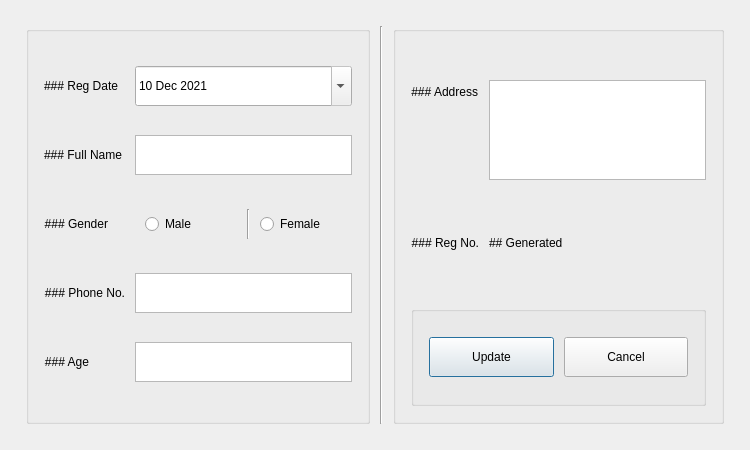
<?xml version="1.0" encoding="UTF-8"?>
<ui version="4.0">
 <class>DialogEditPatient</class>
 <widget class="QDialog" name="DialogEditPatient">
  <property name="geometry">
   <rect>
    <x>0</x>
    <y>0</y>
    <width>750</width>
    <height>450</height>
   </rect>
  </property>
  <property name="windowTitle">
   <string>Dialog</string>
  </property>
  <layout class="QGridLayout" name="gridLayout">
   <item row="0" column="0">
    <layout class="QVBoxLayout" name="verticalLayout">
     <item>
      <layout class="QHBoxLayout" name="horizontalLayout">
       <property name="spacing">
        <number>10</number>
       </property>
       <property name="leftMargin">
        <number>15</number>
       </property>
       <property name="topMargin">
        <number>15</number>
       </property>
       <property name="rightMargin">
        <number>15</number>
       </property>
       <property name="bottomMargin">
        <number>15</number>
       </property>
       <item>
        <widget class="QGroupBox" name="left_grp">
         <property name="title">
          <string/>
         </property>
         <layout class="QVBoxLayout" name="verticalLayout_2">
          <property name="spacing">
           <number>10</number>
          </property>
          <property name="leftMargin">
           <number>15</number>
          </property>
          <property name="topMargin">
           <number>15</number>
          </property>
          <property name="rightMargin">
           <number>15</number>
          </property>
          <property name="bottomMargin">
           <number>15</number>
          </property>
          <item>
           <layout class="QFormLayout" name="left_grp_form">
            <property name="horizontalSpacing">
             <number>10</number>
            </property>
            <property name="verticalSpacing">
             <number>10</number>
            </property>
            <item row="0" column="0">
             <widget class="QLabel" name="lbl_reg_date">
              <property name="minimumSize">
               <size>
                <width>0</width>
                <height>40</height>
               </size>
              </property>
              <property name="maximumSize">
               <size>
                <width>16777215</width>
                <height>40</height>
               </size>
              </property>
              <property name="text">
               <string>### Reg Date</string>
              </property>
              <property name="textFormat">
               <enum>Qt::MarkdownText</enum>
              </property>
              <property name="alignment">
               <set>Qt::AlignRight|Qt::AlignTrailing|Qt::AlignVCenter</set>
              </property>
             </widget>
            </item>
            <item row="0" column="1">
             <widget class="QDateEdit" name="date_regdate">
              <property name="minimumSize">
               <size>
                <width>0</width>
                <height>40</height>
               </size>
              </property>
              <property name="maximumSize">
               <size>
                <width>16777215</width>
                <height>40</height>
               </size>
              </property>
              <property name="readOnly">
               <bool>true</bool>
              </property>
              <property name="calendarPopup">
               <bool>true</bool>
              </property>
              <property name="date">
               <date>
                <year>2021</year>
                <month>12</month>
                <day>10</day>
               </date>
              </property>
             </widget>
            </item>
            <item row="1" column="0">
             <widget class="QLabel" name="lbl_fullname">
              <property name="minimumSize">
               <size>
                <width>0</width>
                <height>40</height>
               </size>
              </property>
              <property name="maximumSize">
               <size>
                <width>16777215</width>
                <height>40</height>
               </size>
              </property>
              <property name="text">
               <string>### Full Name</string>
              </property>
              <property name="textFormat">
               <enum>Qt::MarkdownText</enum>
              </property>
              <property name="alignment">
               <set>Qt::AlignRight|Qt::AlignTrailing|Qt::AlignVCenter</set>
              </property>
             </widget>
            </item>
            <item row="1" column="1">
             <widget class="QTextEdit" name="txt_fullname">
              <property name="sizePolicy">
               <sizepolicy hsizetype="Expanding" vsizetype="Maximum">
                <horstretch>0</horstretch>
                <verstretch>0</verstretch>
               </sizepolicy>
              </property>
              <property name="minimumSize">
               <size>
                <width>0</width>
                <height>40</height>
               </size>
              </property>
              <property name="maximumSize">
               <size>
                <width>16777215</width>
                <height>40</height>
               </size>
              </property>
              <property name="tabChangesFocus">
               <bool>true</bool>
              </property>
             </widget>
            </item>
            <item row="2" column="0">
             <widget class="QLabel" name="lbl_gender">
              <property name="sizePolicy">
               <sizepolicy hsizetype="Fixed" vsizetype="Fixed">
                <horstretch>0</horstretch>
                <verstretch>0</verstretch>
               </sizepolicy>
              </property>
              <property name="minimumSize">
               <size>
                <width>0</width>
                <height>40</height>
               </size>
              </property>
              <property name="maximumSize">
               <size>
                <width>16777215</width>
                <height>40</height>
               </size>
              </property>
              <property name="text">
               <string>### Gender</string>
              </property>
              <property name="textFormat">
               <enum>Qt::MarkdownText</enum>
              </property>
              <property name="alignment">
               <set>Qt::AlignRight|Qt::AlignTrailing|Qt::AlignVCenter</set>
              </property>
             </widget>
            </item>
            <item row="3" column="0">
             <widget class="QLabel" name="lbl_phone">
              <property name="minimumSize">
               <size>
                <width>0</width>
                <height>40</height>
               </size>
              </property>
              <property name="maximumSize">
               <size>
                <width>16777215</width>
                <height>40</height>
               </size>
              </property>
              <property name="text">
               <string>### Phone No.</string>
              </property>
              <property name="textFormat">
               <enum>Qt::MarkdownText</enum>
              </property>
              <property name="alignment">
               <set>Qt::AlignRight|Qt::AlignTrailing|Qt::AlignVCenter</set>
              </property>
             </widget>
            </item>
            <item row="3" column="1">
             <widget class="QTextEdit" name="txt_pno">
              <property name="minimumSize">
               <size>
                <width>0</width>
                <height>40</height>
               </size>
              </property>
              <property name="maximumSize">
               <size>
                <width>16777215</width>
                <height>40</height>
               </size>
              </property>
              <property name="tabChangesFocus">
               <bool>true</bool>
              </property>
             </widget>
            </item>
            <item row="4" column="0">
             <widget class="QLabel" name="lbl_age">
              <property name="minimumSize">
               <size>
                <width>0</width>
                <height>40</height>
               </size>
              </property>
              <property name="maximumSize">
               <size>
                <width>16777215</width>
                <height>40</height>
               </size>
              </property>
              <property name="text">
               <string>### Age</string>
              </property>
              <property name="textFormat">
               <enum>Qt::MarkdownText</enum>
              </property>
              <property name="alignment">
               <set>Qt::AlignRight|Qt::AlignTrailing|Qt::AlignVCenter</set>
              </property>
             </widget>
            </item>
            <item row="4" column="1">
             <widget class="QTextEdit" name="txt_age">
              <property name="minimumSize">
               <size>
                <width>0</width>
                <height>40</height>
               </size>
              </property>
              <property name="maximumSize">
               <size>
                <width>16777215</width>
                <height>40</height>
               </size>
              </property>
              <property name="tabChangesFocus">
               <bool>true</bool>
              </property>
             </widget>
            </item>
            <item row="2" column="1">
             <layout class="QHBoxLayout" name="gender_grp">
              <property name="spacing">
               <number>10</number>
              </property>
              <property name="leftMargin">
               <number>10</number>
              </property>
              <item>
               <widget class="QRadioButton" name="rb_male">
                <property name="minimumSize">
                 <size>
                  <width>0</width>
                  <height>40</height>
                 </size>
                </property>
                <property name="maximumSize">
                 <size>
                  <width>16777215</width>
                  <height>40</height>
                 </size>
                </property>
                <property name="text">
                 <string>Male</string>
                </property>
                <attribute name="buttonGroup">
                 <string notr="true">gender_btn_grp</string>
                </attribute>
               </widget>
              </item>
              <item>
               <widget class="Line" name="line_2">
                <property name="sizePolicy">
                 <sizepolicy hsizetype="Fixed" vsizetype="Minimum">
                  <horstretch>0</horstretch>
                  <verstretch>0</verstretch>
                 </sizepolicy>
                </property>
                <property name="minimumSize">
                 <size>
                  <width>0</width>
                  <height>30</height>
                 </size>
                </property>
                <property name="maximumSize">
                 <size>
                  <width>16777215</width>
                  <height>30</height>
                 </size>
                </property>
                <property name="orientation">
                 <enum>Qt::Vertical</enum>
                </property>
               </widget>
              </item>
              <item>
               <widget class="QRadioButton" name="rb_female">
                <property name="sizePolicy">
                 <sizepolicy hsizetype="Minimum" vsizetype="Fixed">
                  <horstretch>0</horstretch>
                  <verstretch>0</verstretch>
                 </sizepolicy>
                </property>
                <property name="minimumSize">
                 <size>
                  <width>0</width>
                  <height>40</height>
                 </size>
                </property>
                <property name="maximumSize">
                 <size>
                  <width>16777215</width>
                  <height>40</height>
                 </size>
                </property>
                <property name="text">
                 <string>Female</string>
                </property>
                <attribute name="buttonGroup">
                 <string notr="true">gender_btn_grp</string>
                </attribute>
               </widget>
              </item>
             </layout>
            </item>
           </layout>
          </item>
         </layout>
        </widget>
       </item>
       <item>
        <widget class="Line" name="line">
         <property name="orientation">
          <enum>Qt::Vertical</enum>
         </property>
        </widget>
       </item>
       <item>
        <widget class="QGroupBox" name="right_grp">
         <property name="title">
          <string/>
         </property>
         <layout class="QVBoxLayout" name="verticalLayout_3">
          <property name="spacing">
           <number>10</number>
          </property>
          <property name="leftMargin">
           <number>15</number>
          </property>
          <property name="topMargin">
           <number>15</number>
          </property>
          <property name="rightMargin">
           <number>15</number>
          </property>
          <property name="bottomMargin">
           <number>15</number>
          </property>
          <item>
           <layout class="QFormLayout" name="formLayout">
            <property name="horizontalSpacing">
             <number>10</number>
            </property>
            <property name="verticalSpacing">
             <number>10</number>
            </property>
            <item row="0" column="0">
             <widget class="QLabel" name="lbl_age_2">
              <property name="text">
               <string>### Address</string>
              </property>
              <property name="textFormat">
               <enum>Qt::MarkdownText</enum>
              </property>
              <property name="alignment">
               <set>Qt::AlignRight|Qt::AlignTrailing|Qt::AlignVCenter</set>
              </property>
             </widget>
            </item>
            <item row="0" column="1">
             <widget class="QTextEdit" name="txt_address">
              <property name="minimumSize">
               <size>
                <width>0</width>
                <height>100</height>
               </size>
              </property>
              <property name="maximumSize">
               <size>
                <width>16777215</width>
                <height>100</height>
               </size>
              </property>
              <property name="tabChangesFocus">
               <bool>true</bool>
              </property>
             </widget>
            </item>
            <item row="1" column="0">
             <widget class="QLabel" name="lbl_regno">
              <property name="minimumSize">
               <size>
                <width>0</width>
                <height>40</height>
               </size>
              </property>
              <property name="maximumSize">
               <size>
                <width>16777215</width>
                <height>40</height>
               </size>
              </property>
              <property name="text">
               <string>### Reg No.</string>
              </property>
              <property name="textFormat">
               <enum>Qt::MarkdownText</enum>
              </property>
              <property name="alignment">
               <set>Qt::AlignRight|Qt::AlignTrailing|Qt::AlignVCenter</set>
              </property>
             </widget>
            </item>
            <item row="1" column="1">
             <widget class="QLabel" name="lbl_gen_reg_no">
              <property name="minimumSize">
               <size>
                <width>0</width>
                <height>40</height>
               </size>
              </property>
              <property name="maximumSize">
               <size>
                <width>16777215</width>
                <height>40</height>
               </size>
              </property>
              <property name="text">
               <string>## Generated</string>
              </property>
              <property name="textFormat">
               <enum>Qt::MarkdownText</enum>
              </property>
             </widget>
            </item>
           </layout>
          </item>
          <item>
           <widget class="QGroupBox" name="groupBox">
            <property name="sizePolicy">
             <sizepolicy hsizetype="Preferred" vsizetype="MinimumExpanding">
              <horstretch>0</horstretch>
              <verstretch>0</verstretch>
             </sizepolicy>
            </property>
            <property name="minimumSize">
             <size>
              <width>0</width>
              <height>50</height>
             </size>
            </property>
            <property name="maximumSize">
             <size>
              <width>16777215</width>
              <height>100</height>
             </size>
            </property>
            <property name="title">
             <string/>
            </property>
            <layout class="QHBoxLayout" name="horizontalLayout_2">
             <property name="spacing">
              <number>10</number>
             </property>
             <property name="leftMargin">
              <number>15</number>
             </property>
             <property name="topMargin">
              <number>15</number>
             </property>
             <property name="rightMargin">
              <number>15</number>
             </property>
             <property name="bottomMargin">
              <number>15</number>
             </property>
             <item>
              <widget class="QPushButton" name="btn_update">
               <property name="minimumSize">
                <size>
                 <width>0</width>
                 <height>40</height>
                </size>
               </property>
               <property name="text">
                <string>Update</string>
               </property>
              </widget>
             </item>
             <item>
              <widget class="QPushButton" name="btn_cancel">
               <property name="minimumSize">
                <size>
                 <width>0</width>
                 <height>40</height>
                </size>
               </property>
               <property name="text">
                <string>Cancel</string>
               </property>
              </widget>
             </item>
            </layout>
           </widget>
          </item>
         </layout>
        </widget>
       </item>
      </layout>
     </item>
    </layout>
   </item>
  </layout>
 </widget>
 <resources/>
 <connections/>
 <buttongroups>
  <buttongroup name="gender_btn_grp"/>
 </buttongroups>
</ui>
